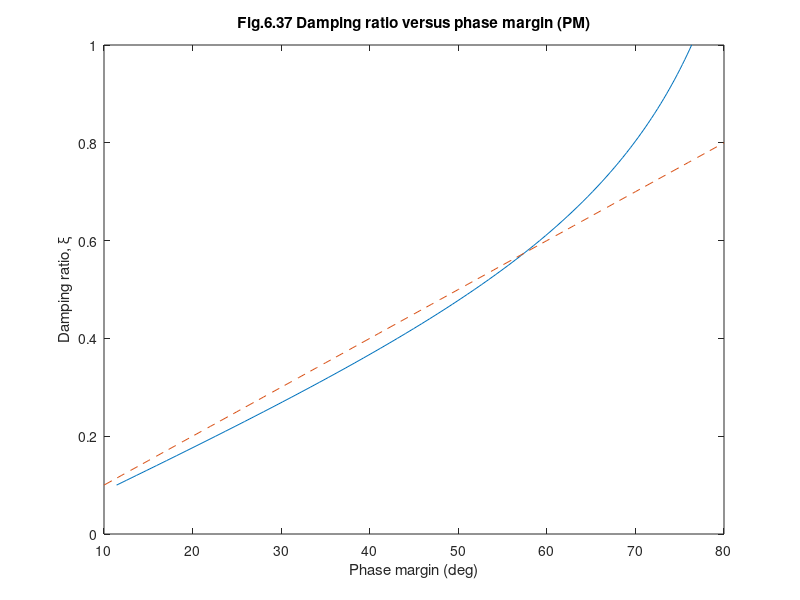

MATLAB code to generate this figure: (Note: this script raises an error after producing the figure.)
% Fig. 6.37   Feedback Control of Dynamic Systems, 6e 
%             Franklin, Powell, Emami
%

clear all;
%close all;
clf

pm=0*ones(1,91);
i=0;
for z=.1:.01:1;
pm1=atan(2*z/(sqrt( sqrt(1+4*z^(4))-2*z*z) ));
i=i+1;
pm(1,i)=pm1;
end;
zeta=.1:.01:1;
plot(pm*180/pi,zeta,100*zeta(1:71),zeta(1:71),'--');
xlabel('Phase margin (deg)');
ylabel('Damping ratio, \xi');
title('Fig.6.37 Damping ratio versus phase margin (PM)');
nicegrid;
